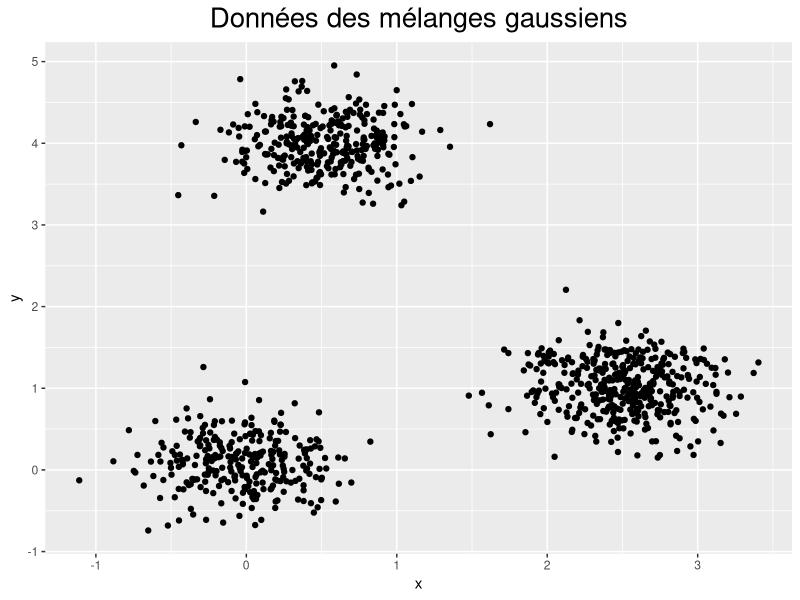
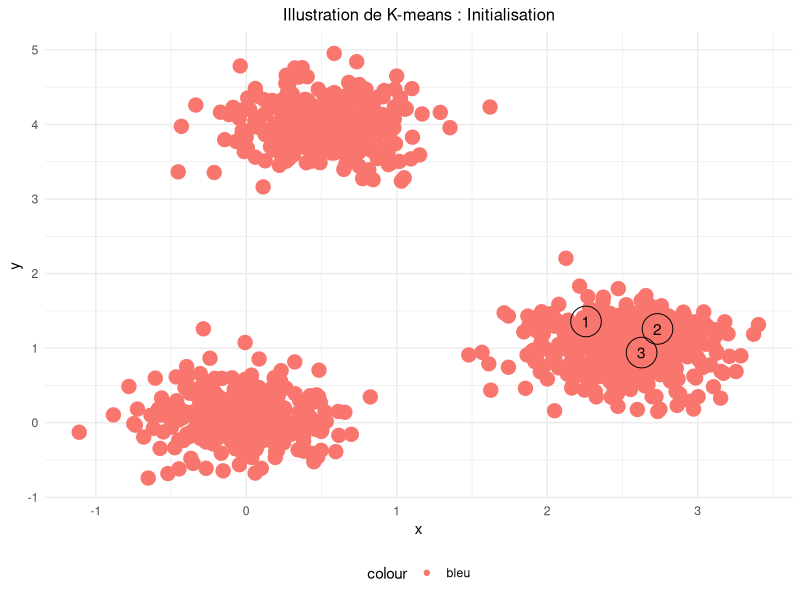
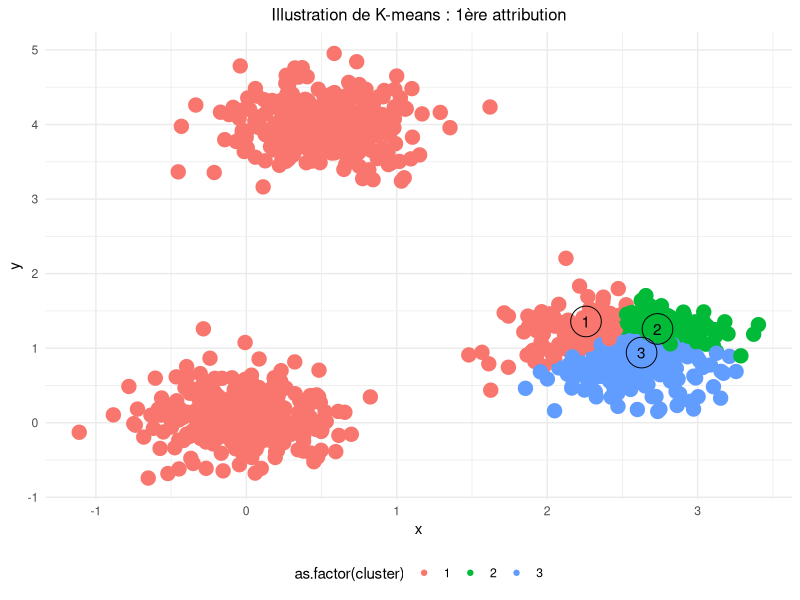
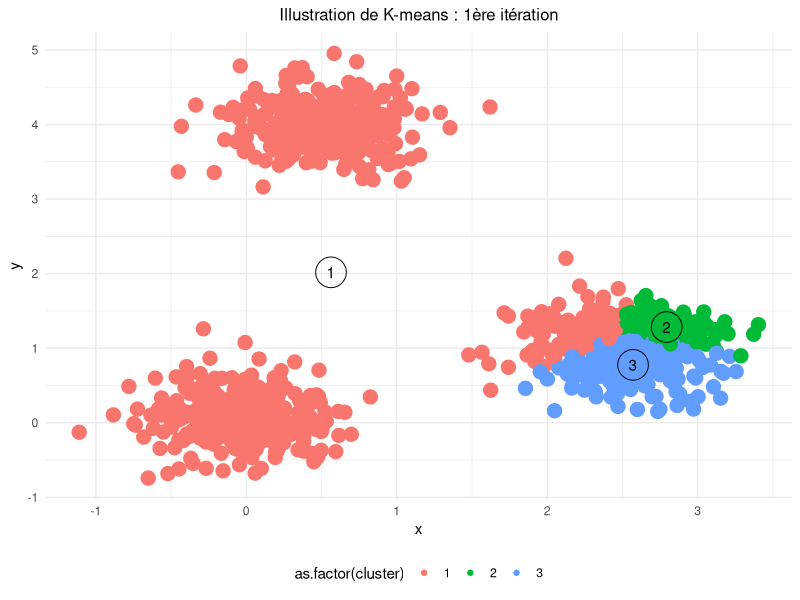
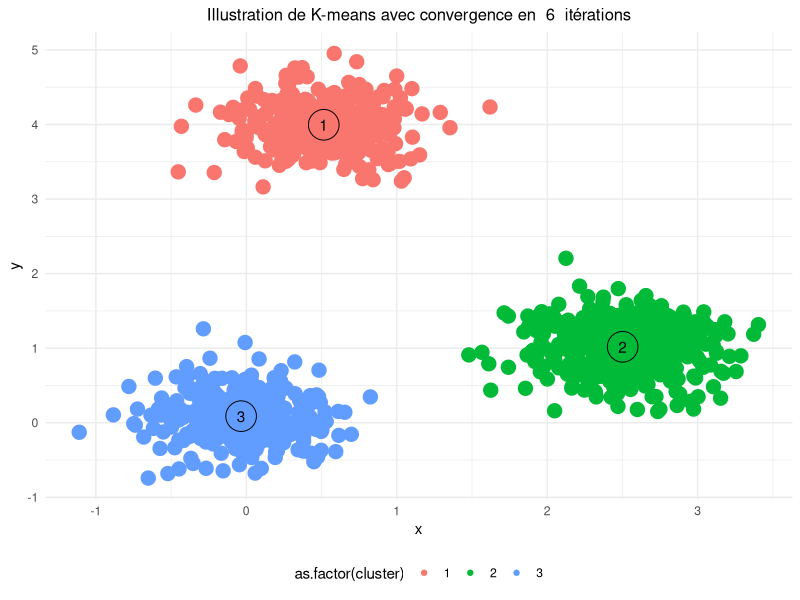
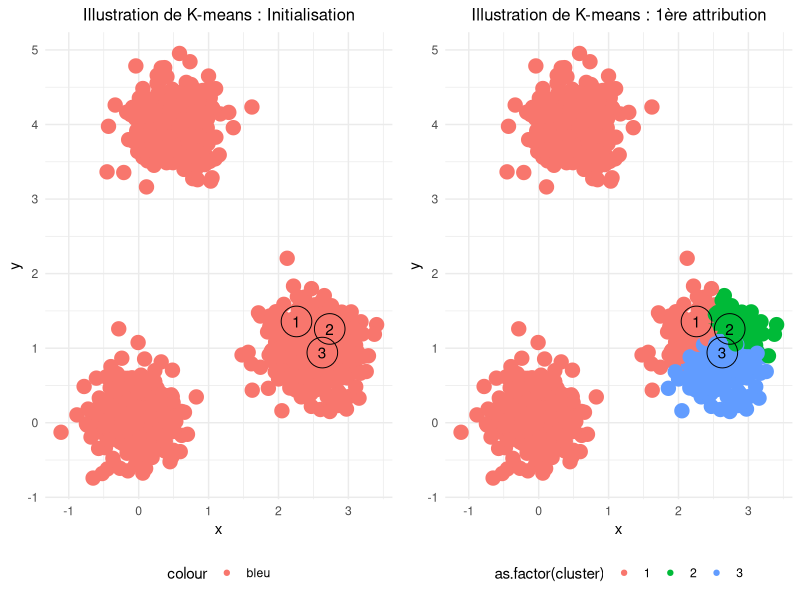
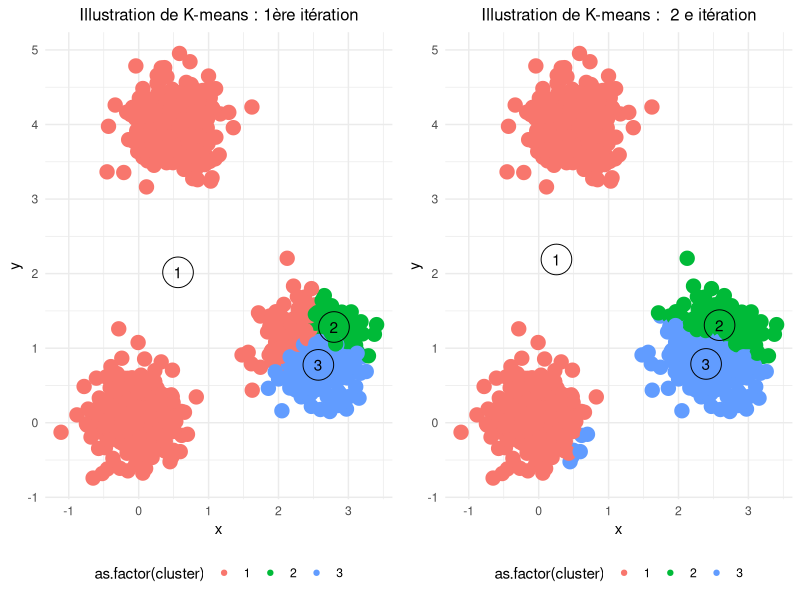
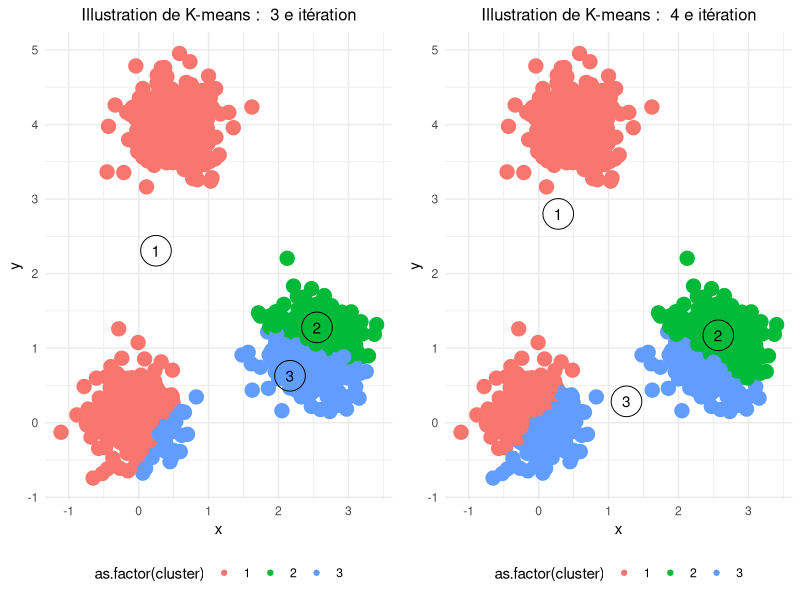

These figures' R source, in order:
## ---- chunk 1
library(mvtnorm)
library(ggplot2)
library(gridExtra)
library(corrplot)
library(dplyr)
## ---- chunk 2
melange_gaussien = function(n, p, mu, sigma){
  nb = length(p)     # nombre de mélanges gaussiennes 
  y <- sample(1:nb,size=n,prob=p,replace=TRUE)       
  vec <-  sapply(1:nb,function(i){ return (sum(y==i))})     # vec contient le nombre de points qu'on doit tirer pour chaque composante du mélange gaussien 
  Sigma <- diag(c(sigma,sigma))     # matrice de covariance 
  df <-  rmvnorm(vec[1],mu[1:2],Sigma)      
  for(i in 2:nb){
    pos1 <-  2*i - 1              
    pos2 <-  2*i
    df <-  rbind(df ,rmvnorm(vec[i],mu[pos1:pos2],Sigma))       
  }
  colnames(df) <- c("x","y") 
  return (data.frame(df))
}
## ---- chunk 3
set.seed(10)
n <- 1000                  # nombre de données
K <- 3                     # nombre de clusters
NiterMax <- 10                      # itération maximale pour arrêter l'algorithme de K-Means
p1 <- 0.3; p2 <- 0.4; p3 <- 0.3                             # vecteur de proportions
mu1 <- c(0.5,4); mu2 <- c(2.5,1); mu3 <- c(0,0.1)           # vecteur de moyennes 
p <-  c(p1, p2, p3)
mu <-  c(mu1, mu2, mu3)
sigma <-  0.1

data <-  melange_gaussien(n, p, mu, sigma)
ggplot(data,aes(x =  x,y =  y)) + geom_point() + labs(title =  "Données des mélanges gaussiens") +
  theme(legend.position = "bottom" , plot.title = element_text(hjust = 0.5 , size=20)) 
## ---- chunk 4
create_centroids <- function(K,data){
  df <- data[sample(1:nrow(data),K),]      # choisir K points aléatoirement avec sample
  df <- cbind(df,1:K)                      # ajouter une colonne qui contient le numéro de centroides
  df <- data.frame(df)
  colnames(df) <- c("x1", "y1", "n_centroid")
  return(df)
}
## ---- chunk 5
set.seed(10)
centroids <- create_centroids(K,data)
plot_list <- list()      # une liste pour stocker tous les plots
plot_1 = ggplot() + 
  geom_point(aes(x,y, col = "bleu", size = 1), data = data) + 
  geom_point(aes(x1,y1), data = centroids, size = 10, shape=21) +
  labs(title = paste("Illustration de K-means : Initialisation")) +
  geom_text(aes(x1,y1, label = n_centroid), data = centroids, col = "black") +
  theme_minimal() + theme(legend.position = "bottom" , plot.title = element_text(hjust = 0.5 , size=12)) + guides(size = "none") 
plot_list[[1]] = plot_1
plot_list[[1]]
## ---- chunk 6
euclidean_distance_carre <- function(p1, p2){
  return (sum((p1 - p2)^2))
}
## ---- chunk 7
premiere_attribution <- function(data, centroids){
  data$cluster <- NA     # on définit une nouvelle colonne pour stocker l'étiquette correspondante
  data$error <- NA       # pour stocker l'erreur entre le point et le centroïde le plus proche
  for(i in 1:length(data$x)){
    # on calcule la distance euclidienne de chaque point aux K centroïdes
    x <- unlist(sapply(1:K , function(j){ return (euclidean_distance_carre(centroids[j,1:2], data[i,1:2])) }))
    data$cluster[i] <- which.min(x)    # on associe chaque point au centroïde le plus proche et l’étiquette correspondante
    data$error[i] <- min(x)              # l'erreur entre chaque point et le centroïde le plus proche 
  }
  return (data)
}
## ---- chunk 8
data <- premiere_attribution(data, centroids)
plot_2 <- ggplot() + 
  geom_point(aes(x,y, col = as.factor(cluster), size = 5), data = data) + 
  geom_point(aes(x1,y1), data = centroids, size = 10, shape=21) +
  labs(title = paste("Illustration de K-means : 1ère attribution")) +
  geom_text(aes(x1,y1, label = n_centroid), data = centroids, col = "black") +
  theme_minimal() + theme(legend.position = "bottom" , plot.title = element_text(hjust = 0.5 , size=12)) + guides(size = "none") 
plot_list[[2]] = plot_2
plot_list[[2]]
## ---- chunk 9
mean_by_cluster_bis <- function(data,K){
      centroids <- data %>%         # on utilise la fonction group_by de la bibliothèque dplyr pour calculer la moyenne des points dans chaque cluster.
        group_by(cluster) %>%       
        summarize(
          x = mean(x), 
          y = mean(y)
        ) 
      centroids <- data.frame(centroids)[,c(2,3,1)]    # pour ordonner les colonnes comme on le souhaite
      colnames(centroids) <- c("x1", "y1", "n_centroid")
      return (centroids)
}

# Voici une autre version de la fonction mean_by_cluster 
mean_by_cluster <- function(data,K){
  x <- rep(0,K)
  y <- rep(0,K)
  for(i in 1:length(data$cluster)){
    for(k in 1:K){
      if(data$cluster[i] == k){
        x[k] <- x[k] + data$x[i]      # la somme de 1ère composante qui est dans le cluster k
        y[k] <- y[k] + data$y[i]      # la somme de 2ème composante qui est dans le cluster k
      }
    }
  }
  nb <- table(data$cluster)       # nombre de points dans chaque cluster
  df <- data.frame(x <- x/nb, y <- y/nb)
  new_df <- cbind(df[c(2,4)],1:K)     # seulement les colonnes 2 et 4 contiennt les valeurs 
  colnames(new_df) <- c("x1", "y1", "n_centroid")
  return (new_df)
}
plot_3 <- ggplot() + 
  geom_point(aes(x,y, col = as.factor(cluster), size = 7), data = data) + 
  geom_point(aes(x1,y1), data = mean_by_cluster(data, K), size = 10, shape=21) +
  labs(title = paste("Illustration de K-means : 1ère itération")) +
  geom_text(aes(x1,y1, label = n_centroid), data = mean_by_cluster(data, K), col = "black") +
  theme_minimal() + theme(legend.position = "bottom" , plot.title = element_text(hjust = 0.5 , size=12)) + guides(size = "none") 
plot_list[[3]] = plot_3
plot_list[[3]]
## ---- chunk 10
attribution = function(data, centroids, K, NiterMax, plot_list){
  iter = 0             # nombre d'itérations 
  erreur_old = 0
  erreur_new = sum(data$error)        # erreur Jw qui est dans l'algorithme de K-Means
  centroids <- mean_by_cluster(data, K)     # on recalcule les nouveaux centroides
  while( erreur_old != erreur_new && (iter <= NiterMax ) ){
    # On repète l'algo tant que les centroides bougent et le nombre d'itératon maximale n'est pas été dépassé.
    for(i in 1:length(data$x)){
      x = unlist(sapply(1:K , function(j){ return (euclidean_distance_carre(centroids[j,1:2], data[i,1:2])) }))
      data$error[i] = min(x)
      data$cluster[i] = which.min(x)
    }
    erreur_old   = erreur_new 
    erreur_new = sum(data$error)
    centroids <- mean_by_cluster(data,K)
    plot_list[[(iter+4)]] = ggplot(data = data) + 
    geom_point(aes(x,y, col = as.factor(cluster), size = 7)) + 
    geom_point(aes(x1,y1), data = centroids, size = 10, shape=21) +
    labs(title = paste("Illustration de K-means : " , iter + 2 , "e itération")) +
    geom_text(aes(x1,y1, label = n_centroid), data = centroids, col = "black") +
    theme_minimal() + theme(legend.position = "bottom" , plot.title = element_text(hjust = 0.5 , size=12)) + guides(size = "none")
    iter = iter + 1
  }
  # On renvoie le nombre d'itéraion finale, une liste qui contient tous les plots, les données et les centroides 
  return (c((iter - 1),plot_list,data,centroids))
}
## ---- chunk 11
tab = attribution(data, centroids, K, NiterMax, plot_list)
iter = tab[[1]]
data = data.frame(x = tab$x, y = tab$y, cluster = tab$cluster)
centroids = data.frame(x1 = tab$x1, y1 = tab$y1, n_centroid = tab$n_centroid)

ggplot() + 
  geom_point(aes(x,y, col = as.factor(cluster), size = 7), data = data) + 
  geom_point(aes(x1,y1), data = centroids, size = 10, shape=21) +
  labs(title = paste("Illustration de K-means avec convergence en " , iter , " itérations")) +
  geom_text(aes(x1,y1, label = n_centroid), data = centroids, col = "black") +
  theme_minimal() + theme(legend.position = "bottom" , plot.title = element_text(hjust = 0.5 , size=12)) + guides(size = "none") 
## ---- chunk 12
grid.arrange(tab[[2]], tab[[3]], ncol=2, nrow = 1)
## ---- chunk 13
grid.arrange(tab[[4]], tab[[5]], ncol=2, nrow = 1)
## ---- chunk 14
grid.arrange(tab[[6]], tab[[7]], ncol=2, nrow = 1)
## ---- chunk 15
grid.arrange(tab[[8]], tab[[9]], ncol=2, nrow = 1)
## ---- chunk 16
set.seed(10)
n <- 100                  # nombre de données
K <- 3                     # nombre de clusters
NiterMax <- 10                      # itération maximale pour arrêter l'algorithme de K-Means
p1 <- 0.3; p2 <- 0.4; p3 <- 0.3                             # vecteur de proportions
mu1 <- c(0.5,4); mu2 <- c(5,1); mu3 <- c(0,0.1)           # vecteur de moyennes 
p <-  c(p1, p2, p3)
mu <-  c(mu1, mu2, mu3)
sigma <-  0.2

data <-  melange_gaussien(n, p, mu, sigma)
## ---- chunk 17
# Test de la convergence de K-Means avec des inialisations différentes.
set.seed(7)
centroids <- create_centroids(K,data)
plot_list <- list()      # une liste pour stocker tous les plots
plot_1 = ggplot() + 
  geom_point(aes(x,y, col = "bleu", size = 1), data = data) + 
  geom_point(aes(x1,y1), data = centroids, size = 10, shape=21) +
  labs(title = paste("Illustration de K-means : Initialisation")) +
  geom_text(aes(x1,y1, label = n_centroid), data = centroids, col = "black") +
  theme_minimal() + theme(legend.position = "bottom" , plot.title = element_text(hjust = 0.5 , size=12)) + guides(size = "none") 
plot_list[[1]] = plot_1

data <- premiere_attribution(data, centroids)
plot_list_bis <- list()      # une liste pour stocker tous les plots
plot_1 <- ggplot() + 
  geom_point(aes(x,y, col = as.factor(cluster), size = 5), data = data) + 
  geom_point(aes(x1,y1), data = centroids, size = 10, shape=21) +
  labs(title = paste("Illustration de K-means : 1er itération")) +
  geom_text(aes(x1,y1, label = n_centroid), data = centroids, col = "black") +
  theme_minimal() + theme(legend.position = "bottom" , plot.title = element_text(hjust = 0.5 , size=12)) + guides(size = "none") 
plot_list_bis[[1]] = plot_1

data <- premiere_attribution(data, centroids)
plot_2 <- ggplot() + 
  geom_point(aes(x,y, col = as.factor(cluster), size = 5), data = data) + 
  geom_point(aes(x1,y1), data = centroids, size = 10, shape=21) +
  labs(title = paste("Illustration de K-means : 1ère attribution")) +
  geom_text(aes(x1,y1, label = n_centroid), data = centroids, col = "black") +
  theme_minimal() + theme(legend.position = "bottom" , plot.title = element_text(hjust = 0.5 , size=12)) + guides(size = "none") 
plot_list[[2]] = plot_2

plot_3 <- ggplot() + 
  geom_point(aes(x,y, col = as.factor(cluster), size = 7), data = data) + 
  geom_point(aes(x1,y1), data = mean_by_cluster(data, K), size = 10, shape=21) +
  labs(title = paste("Illustration de K-means : 1ère itération")) +
  geom_text(aes(x1,y1, label = n_centroid), data = mean_by_cluster(data, K), col = "black") +
  theme_minimal() + theme(legend.position = "bottom" , plot.title = element_text(hjust = 0.5 , size=12)) + guides(size = "none") 
plot_list[[3]] = plot_3

tab = attribution(data, centroids, K, NiterMax, plot_list)
iter = tab[[1]]
data = data.frame(x = tab$x, y = tab$y, cluster = tab$cluster)
centroids = data.frame(x1 = tab$x1, y1 = tab$y1, n_centroid = tab$n_centroid)

ggplot() + 
  geom_point(aes(x,y, col = as.factor(cluster), size = 7), data = data) + 
  geom_point(aes(x1,y1), data = centroids, size = 10, shape=21) +
  labs(title = paste("Illustration de K-means avec convergence en " , iter , " itérations")) +
  geom_text(aes(x1,y1, label = n_centroid), data = centroids, col = "black") +
  theme_minimal() + theme(legend.position = "bottom" , plot.title = element_text(hjust = 0.5 , size=12)) + guides(size = "none") 

## ---- chunk 18
grid.arrange(tab[[2]], tab[[3]], ncol=2, nrow = 1)
## ---- chunk 19
grid.arrange(tab[[4]], tab[[5]], ncol=2, nrow = 1)
## ---- chunk 20
grid.arrange(tab[[6]], tab[[7]], ncol=2, nrow = 1)
## ---- chunk 21
grid.arrange(tab[[8]], tab[[9]], ncol=2, nrow = 1)
## ---- chunk 22
grid.arrange(tab[[10]], tab[[11]], ncol=2, nrow = 1)
## ---- chunk 23
grid.arrange(tab[[12]], ncol=1, nrow = 1)
## ---- chunk 24
create_centroids_advance <- function(K,data){
  df <- data[sample(1:nrow(data),1),]      # choisir un point aléatoire dans l'ensemble de données
  for(s in 1:(K-1)){
    tab <- c()
    for(i in 1:length(data$x)){
      # on calcule pour chaque point la distance euclidienne par rapport au centroïde le plus proche précédemment choisi
      x <- unlist(sapply(1:s , function(j){ return (euclidean_distance_carre(df[j,1:2], data[i,1:2])) }))
      m <- min(x)
      tab <- c(tab,m)
    }
    p <- which.max(tab)   # on stocke dans tab le point ayant la distance maximale du centroïde le plus proche
    df <- rbind(df,data[p,])
  }
  df <- df[,1:2]
  df <- cbind(df,1:K)
  df <- data.frame(df)
  colnames(df) <- c("x1", "y1", "n_centroid")
  return(df)
}
## ---- chunk 25
# Test de la convergence de K-Means++ 
set.seed(7)
centroids <- create_centroids_advance(K,data)
plot_list <- list()      # une liste pour stocker tous les plots
plot_1 = ggplot() + 
  geom_point(aes(x,y, col = "bleu", size = 1), data = data) + 
  geom_point(aes(x1,y1), data = centroids, size = 10, shape=21) +
  labs(title = paste("Illustration de K-means : Initialisation")) +
  geom_text(aes(x1,y1, label = n_centroid), data = centroids, col = "black") +
  theme_minimal() + theme(legend.position = "bottom" , plot.title = element_text(hjust = 0.5 , size=12)) + guides(size = "none") 
plot_list[[1]] = plot_1


data <- premiere_attribution(data, centroids)
plot_2 <- ggplot() + 
  geom_point(aes(x,y, col = as.factor(cluster), size = 5), data = data) + 
  geom_point(aes(x1,y1), data = centroids, size = 10, shape=21) +
  labs(title = paste("Illustration de K-means : 1ère attribution")) +
  geom_text(aes(x1,y1, label = n_centroid), data = centroids, col = "black") +
  theme_minimal() + theme(legend.position = "bottom" , plot.title = element_text(hjust = 0.5 , size=12)) + guides(size = "none") 
plot_list[[2]] = plot_2

plot_3 <- ggplot() + 
  geom_point(aes(x,y, col = as.factor(cluster), size = 7), data = data) + 
  geom_point(aes(x1,y1), data = mean_by_cluster(data, K), size = 10, shape=21) +
  labs(title = paste("Illustration de K-means : 1ère itération")) +
  geom_text(aes(x1,y1, label = n_centroid), data = mean_by_cluster(data, K), col = "black") +
  theme_minimal() + theme(legend.position = "bottom" , plot.title = element_text(hjust = 0.5 , size=12)) + guides(size = "none") 
plot_list[[3]] = plot_3

tab = attribution(data, centroids, K, NiterMax, plot_list)
iter = tab[[1]]
data = data.frame(x = tab$x, y = tab$y, cluster = tab$cluster)
centroids = data.frame(x1 = tab$x1, y1 = tab$y1, n_centroid = tab$n_centroid)

ggplot() + 
  geom_point(aes(x,y, col = as.factor(cluster), size = 7), data = data) + 
  geom_point(aes(x1,y1), data = centroids, size = 10, shape=21) +
  labs(title = paste("Illustration de K-means avec convergence en " , iter , " itérations")) +
  geom_text(aes(x1,y1, label = n_centroid), data = centroids, col = "black") +
  theme_minimal() + theme(legend.position = "bottom" , plot.title = element_text(hjust = 0.5 , size=12)) + guides(size = "none") 
## ---- chunk 26
grid.arrange(tab[[2]], tab[[3]], ncol=2, nrow = 1)
## ---- chunk 27
grid.arrange(tab[[4]], ncol=1, nrow = 1)
## ---- chunk 28
data = iris[,1:4]
corrplot(cor(data), method = "number", type = "upper")
## ---- chunk 29
# Illustration de K-Means sur Iris
set.seed(0)
data <- iris[,3:4]
data = data.frame(data)
colnames(data) <- c("x","y") 
K <- 3                     
NiterMax <- 10 
centroids <- create_centroids(K,data)
data <- premiere_attribution(data, centroids)

tab = attribution(data, centroids, K, NiterMax, plot_list)
iter = tab[[1]]
data = data.frame(x = tab$x, y = tab$y, cluster = tab$cluster)
centroids = data.frame(x1 = tab$x1, y1 = tab$y1, n_centroid = tab$n_centroid)

ggplot() + 
  geom_point(aes(x,y, col = as.factor(cluster), size = 7), data = data) + 
  geom_point(aes(x1,y1), data = centroids, size = 10, shape=21) +
  labs(title = paste("Illustration de K-means avec convergence en " , iter , " itérations")) +
  geom_text(aes(x1,y1, label = n_centroid), data = centroids, col = "black") +
  theme_minimal() + theme(legend.position = "bottom" , plot.title = element_text(hjust = 0.5 , size=12)) + guides(size = "none")

## ---- chunk 30
# Illustration de K-Means sur des données de la forme d'une ellipse.
set.seed(0)
n <- 500
theta <- runif(n, min = 0, max = 2*pi)    # loi uniforme sur [0,2*pi]
r = 2
# génération d'une ellipse de rayon 2 avec des bruits gaussiens
v1 <- r * cos(theta) + rnorm(n,0,0.1)     
v2 <- r * sin(theta) + rnorm(n,0,0.1)
data <- data.frame(x = v1, y = v2)  

nb <- 100
mu <-  c(0,0)
sigma <-  0.2
Sigma <- diag(c(sigma,sigma)) 
# On rajoute un mélange gaussien au centre de l'ellipse
df <-  rmvnorm(nb,mu,Sigma) 
colnames(df) <- c("x", "y")
data = rbind(data,df)
ggplot(data,aes(x =  x,y =  y)) + geom_point() + labs(title <-  "Data")
## ---- chunk 31
# Illustration de K-Means sur des données de la forme d'une ellipse avec K = 3
set.seed(0)
K <- 3                     
NiterMax <- 10 
centroids <- create_centroids(K,data)
data <- premiere_attribution(data, centroids)

tab = attribution(data, centroids, K, NiterMax, plot_list)
iter = tab[[1]]
data = data.frame(x = tab$x, y = tab$y, cluster = tab$cluster)
centroids = data.frame(x1 = tab$x1, y1 = tab$y1, n_centroid = tab$n_centroid)

ggplot() + 
  geom_point(aes(x,y, col = as.factor(cluster), size = 7), data = data) + 
  geom_point(aes(x1,y1), data = centroids, size = 10, shape=21) +
  labs(title = paste("Illustration de K-means avec convergence en " , iter , " itérations")) +
  geom_text(aes(x1,y1, label = n_centroid), data = centroids, col = "black") +
  theme_minimal() + theme(legend.position = "bottom" , plot.title = element_text(hjust = 0.5 , size=12)) + guides(size = "none")
## ---- chunk 32
# Illustration de K-Means sur des données de la forme d'une ellipse avec K = 2
set.seed(0)
K <- 2                    
NiterMax <- 10 
centroids <- create_centroids(K,data)
data <- premiere_attribution(data, centroids)

tab = attribution(data, centroids, K, NiterMax, plot_list)
iter = tab[[1]]
data = data.frame(x = tab$x, y = tab$y, cluster = tab$cluster)
centroids = data.frame(x1 = tab$x1, y1 = tab$y1, n_centroid = tab$n_centroid)

ggplot() + 
  geom_point(aes(x,y, col = as.factor(cluster), size = 7), data = data) + 
  geom_point(aes(x1,y1), data = centroids, size = 10, shape=21) +
  labs(title = paste("Illustration de K-means avec convergence en " , iter , " itérations")) +
  geom_text(aes(x1,y1, label = n_centroid), data = centroids, col = "black") +
  theme_minimal() + theme(legend.position = "bottom" , plot.title = element_text(hjust = 0.5 , size=12)) + guides(size = "none")
## ---- chunk 33
# Illustration de K-Means sur des données de la forme d'une ellipse avec K = 10
set.seed(0)
K <- 10                   
NiterMax <- 10 
centroids <- create_centroids(K,data)
data <- premiere_attribution(data, centroids)

tab = attribution(data, centroids, K, NiterMax, plot_list)
iter = tab[[1]]
data = data.frame(x = tab$x, y = tab$y, cluster = tab$cluster)
centroids = data.frame(x1 = tab$x1, y1 = tab$y1, n_centroid = tab$n_centroid)

ggplot() + 
  geom_point(aes(x,y, col = as.factor(cluster), size = 7), data = data) + 
  geom_point(aes(x1,y1), data = centroids, size = 10, shape=21) +
  labs(title = paste("Illustration de K-means avec convergence en " , iter , " itérations")) +
  geom_text(aes(x1,y1, label = n_centroid), data = centroids, col = "black") +
  theme_minimal() + theme(legend.position = "bottom" , plot.title = element_text(hjust = 0.5 , size=12)) + guides(size = "none")
## ---- chunk 34
# On définit une fonction KMeans qui prend en argument data, le nombre de clusters K, le nombre d'itération maximale NiterMax et un booléen advance qui indique l'utilisation de K-Means++ et renvoie le nombre d'itération pour atteindre la convergence de centroides, l'erreur finale Jw , un data frame avec les étiquettes et les centroides.
KMeans <- function(data,K,NiterMax,advance = FALSE){
  if(advance){
    centroids <- create_centroids_advance(K, data)
  }
  else{
  centroids <- create_centroids(K, data)
  }
  data$cluster <- NA
  data$error <- NA
  iter <- 0
  erreur_old <- 0
  found <- FALSE
  while( (found == FALSE) && (iter < NiterMax ) ){
    for(i in 1:length(data$x)){
      x <- unlist(sapply(1:K , function(j){ return (euclidean_distance_carre(centroids[j,1:2], data[i,1:2])) }))
      data$error[i] <- min(x)
      data$cluster[i] <- which.min(x)
    }
    erreur_new <- sum(data$error)
    found <- erreur_new == erreur_old
    erreur_old   <- erreur_new 
    centroids <- mean_by_cluster(data,K)
    if(!found){
      iter <- iter + 1
    }
  }
  return (c(iter,erreur_new,data,centroids))
}
## ---- chunk 35
# Avec les données générées avant, on peut afficher l'erreur en fonction de K, On met cette partie en commentaire pour ne pas lancer plusieur fois.
#erreur = c()
#for(K in 1:5){
#  tab = KMeans(data,K,10,advance = TRUE)
#  erreur = c(erreur,tab[[2]])
#}
#plot(NA,NA,xlim=c(1,K),ylim=c(erreur[K],erreur[1]),main = "Jw en fonction de K",xlab = "K", ylab = "Jw")
#points(1:K,erreur)
#lines(1:K,erreur)
